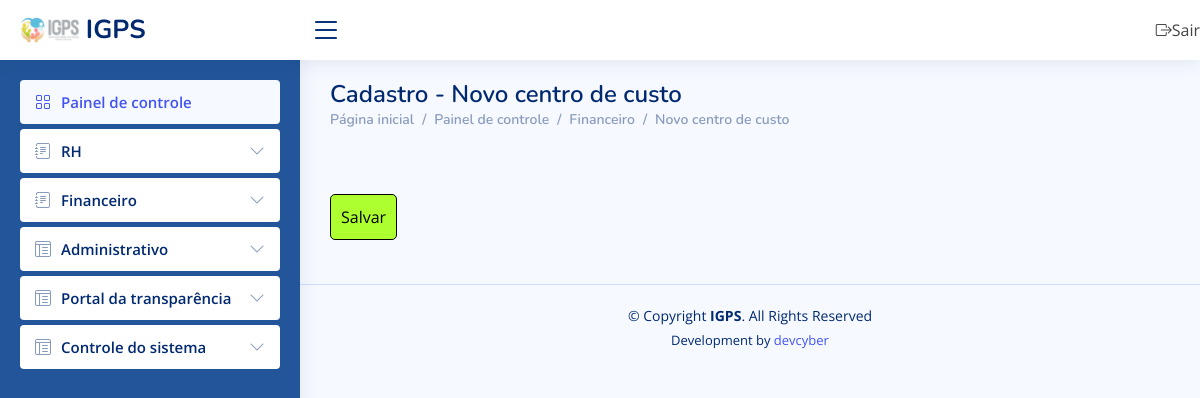
The page /editar_centrocusto/3/ (signed in) on the database as committed earlier.
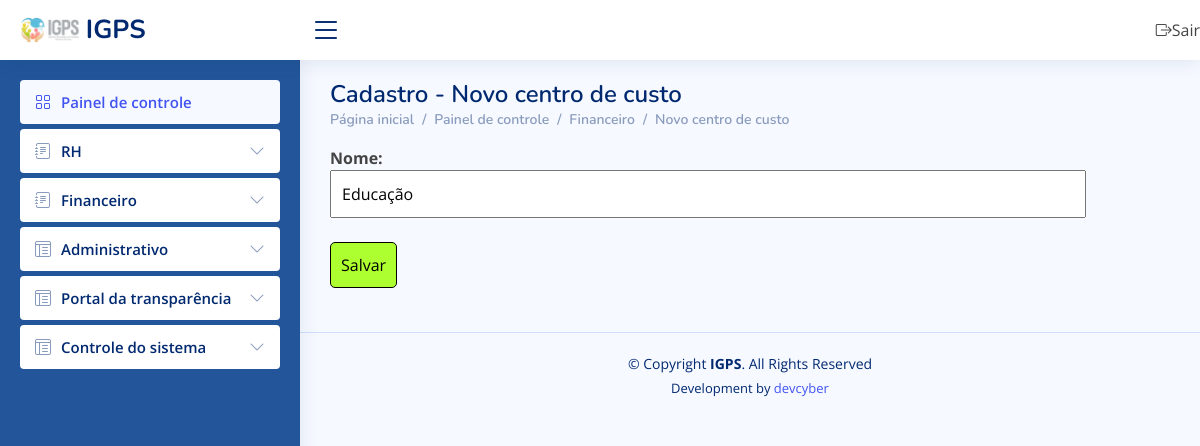
The same page on the database as committed later.
### corpo/models.py (models this page shows)
class CentroCusto(models.Model):
    nome = models.CharField(max_length=200)
    status = models.CharField(max_length=200)

### corpo/views.py (the view)
# urls.py: url(r'editar_centrocusto/(?P<cod>[0-9]+)/', views.editar_centrocusto, name="editar_centrocusto"),
@login_required
def editar_centrocusto(request, cod):
    msg = ''
    if request.method == 'POST':
        nome = request.POST.get('nome')
        CentroCusto.objects.filter(id=cod).update(nome=nome)
        msg = 'Salvo!'
        localizar_ip = LocationService()
        resultado = localizar_ip.get_location(str(request.META.get('REMOTE_ADDR')))
        Logs(usuario=request.user.username, data_hora=datetime.now(), dados_post=request.POST.items(), dados_pc_acesso=request.META.get('HTTP_USER_AGENT', ''), ip=request.META.get('REMOTE_ADDR'), tipo_acesso=request.method, pagina=request.path, endereco=resultado).save()
    else:
        localizar_ip = LocationService()
        resultado = localizar_ip.get_location(str(request.META.get('REMOTE_ADDR')))
        Logs(usuario=request.user, data_hora=datetime.now(), dados_post='', dados_pc_acesso=request.META.get('HTTP_USER_AGENT', ''), ip=request.META.get('REMOTE_ADDR'), tipo_acesso=request.method, pagina=request.path, endereco=resultado).save()
    return render(request, 'editar_centrocusto.html', {'permissao': request.user.last_name, 'msg': msg, 'centrodecusto': CentroCusto.objects.filter(id=cod)})

### corpo/ip_to_endereco.py (called while the page is built)
    def get_location(self, ip_address):
        try:
            response = self.reader.city(ip_address)
            return str(response.city.name) + ', ' + str(response.subdivisions.most_specific.name) + ' - ' + str(response.country.name)
        except geoip2.errors.AddressNotFoundError:
            return "rastreamento sem exito"

### corpo/templates/editar_centrocusto.html (shortened to what this page needs)
{% extends 'painel.html' %}
{% block link %}
      <h1>Cadastro - Novo centro de custo</h1>
      <nav>
        <ol class="breadcrumb">
          <li class="breadcrumb-item"><a href="https://igps.net.br/painel/">Página inicial</a></li>
          <li class="breadcrumb-item"><a href="https://igps.net.br/painel/">Painel de controle</a></li>
          <li class="breadcrumb-item"><a href="#">Financeiro</a></li>
          <li class="breadcrumb-item"><a href="#">Novo centro de custo</a></li>
        </ol>
      </nav>
      {% endblock %}
{% block content %}
<form method="POST" enctype="multipart/form-data">{% csrf_token %}
    <div style="float: left; width: 100%">
        {% for c in centrodecusto %}
        <div style="float: left; width: 100%;">
            <b>Nome:</b> <br>
            <input type="text" name="nome" required="required" id="nome" value="{{ c.nome }}" placeholder="DESPESAS COM SAÚDE - POÇÃO AL">
            <br><br>
        </div>
        {% endfor %}
    </div>
    <br><br>
    <button style="padding: 10px; border-radius: 5px; border: 1px solid black; background-color: greenyellow;" id="botao"> Salvar</button>
    <br><br>
</form>
{% endblock %}

Rows that differ between the two databases and show on the page:
added CentroCusto: nome "Educação"
